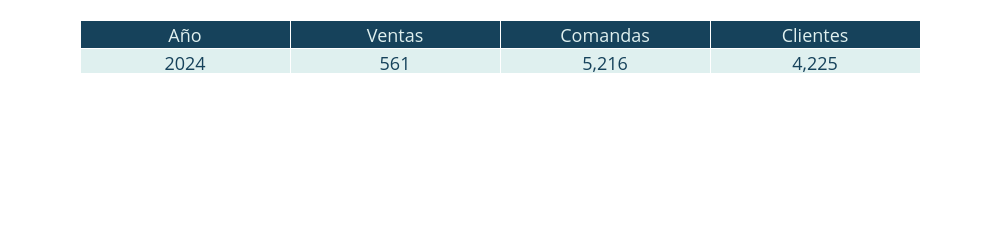

This figure's notebook cell:
### Code cell
# Generar visualización interactiva
fig = go.Figure(
    
    data = go.Table(

        header = dict(
            values = res_vta.columns,
            fill_color = color_fill[1],
            font_color = color_fondo,
            font_size = 18
        ),
        
        cells = dict(
            values = res_vta.transpose(),
            format = ["",",.0f"],
            fill_color = color_fondo,
            height = 25,
            font_size = 18,
            font_color = color_fill[1]
        )
    )
)

fig.update_layout(
    autosize = False,
    width = 1000,
    height = 100,
    margin = dict(t = 20, b = 20)
)

fig.show()

### Figure 1 — Plotly figure (JSON) as saved in the notebook; plotly's stock layout.template omitted (floating-point values rounded to 4 significant figures)
{"data": [{"cells": {"fill": {"color": "#dff0ef"}, "font": {"color": "#16425b", "size": 18}, "format": ["", ",.0f"], "height": 25, "values": [[2024.0], [560.7], [5216.0], [4225.0]]}, "header": {"fill": {"color": "#16425b"}, "font": {"color": "#dff0ef", "size": 18}, "values": ["Año", "Ventas", "Comandas", "Clientes"]}, "type": "table"}], "layout": {"autosize": false, "height": 100, "margin": {"b": 20, "t": 20}, "width": 1000}}
